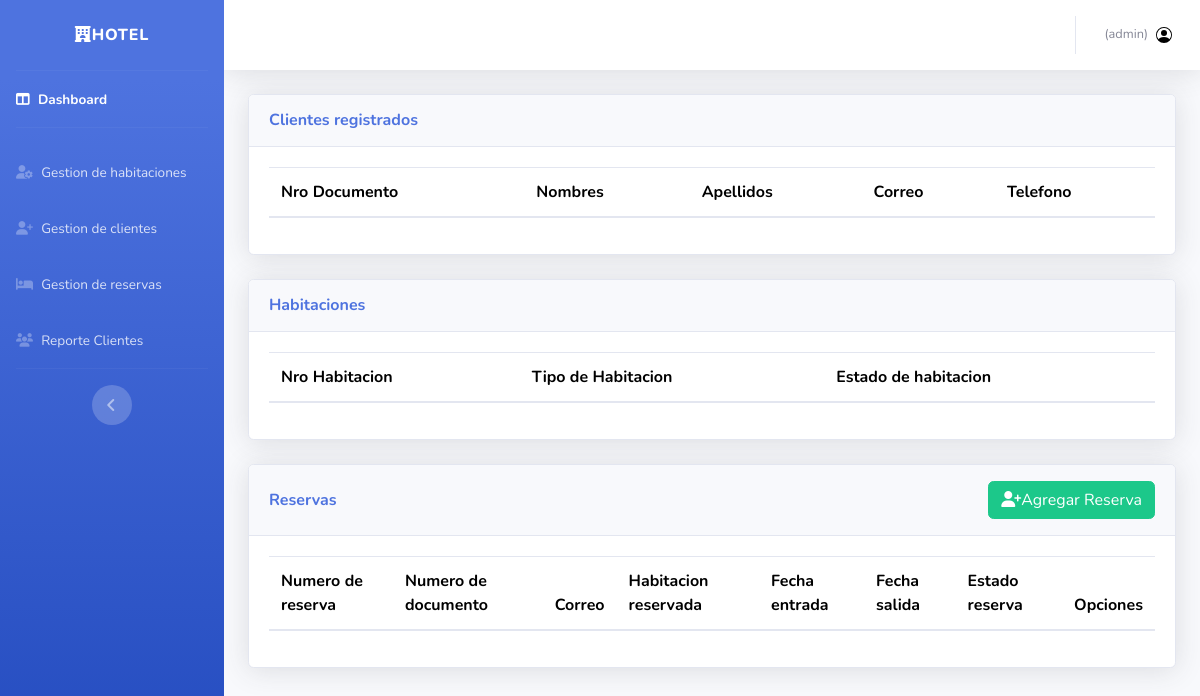
Before: /Hotel/reserva/ (signed in) with the older database file.
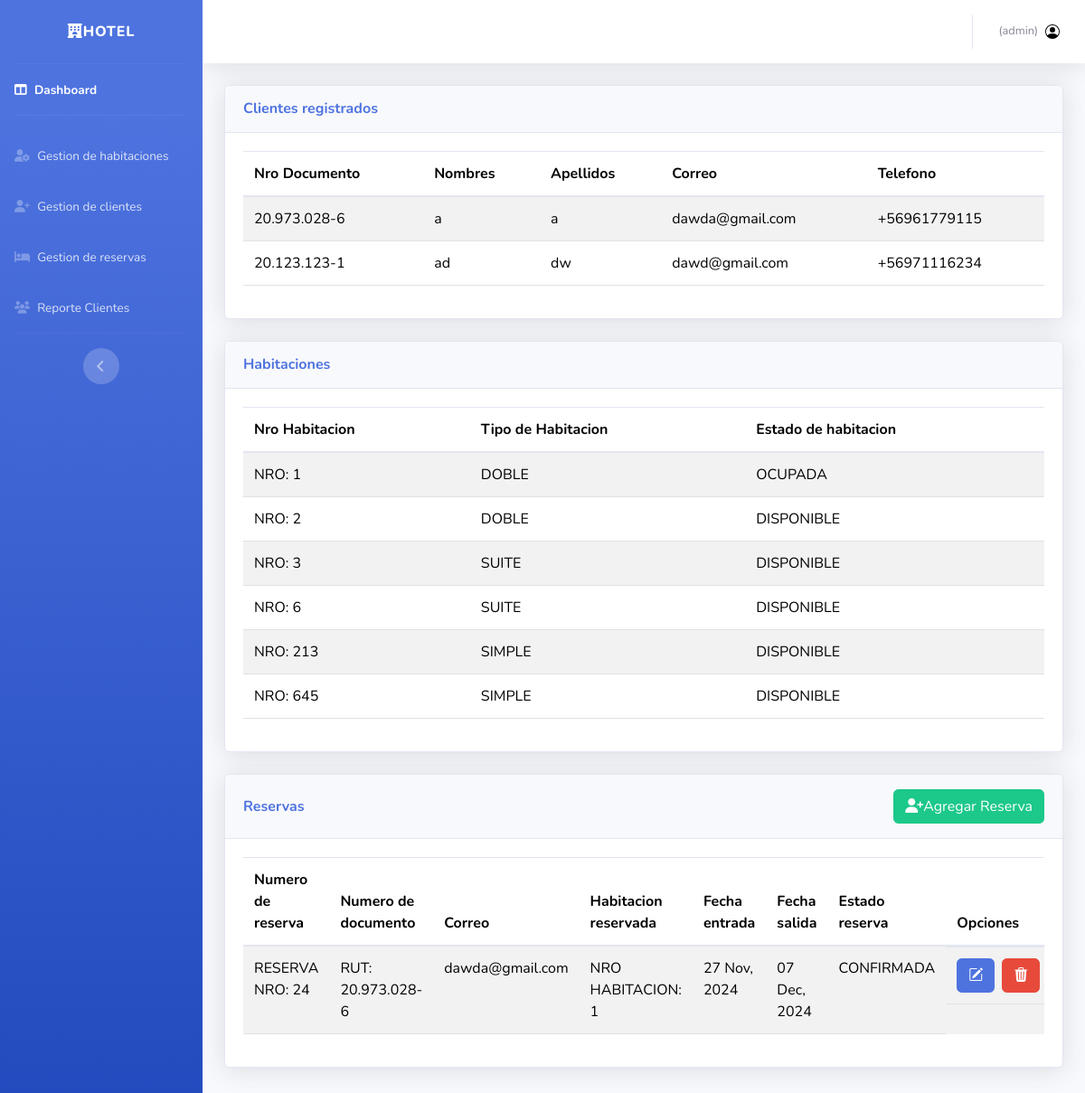
After: the same page with the newer database file.
### Hotel/models.py (models this page shows, shortened)
class TipoUsuario(AbstractUser):
    TIPO_USUARIO = [
        ('ADMINISTRADOR', 'Administrador de Hotel'),
        ('ENCARGADO', 'Encargado de Hotel'),
        ('AUXILIAR', 'Auxiliar de Aseo'),
    ]
    name= models.CharField(max_length=200)
    last_name= models.CharField(max_length=200)
    avatar = models.ImageField(null=True, blank=True,upload_to="techs")
    tipo_usuario = models.CharField(max_length=20, choices=TIPO_USUARIO, verbose_name="Tipo de Usuario")
    codigo_usuario = models.UUIDField(default=uuid.uuid4, unique=True, verbose_name="Código de Usuario")
    direccion = models.CharField(max_length=100, blank=True, null=True, verbose_name="Dirección")
    telefono = models.IntegerField(blank=True, null=True, verbose_name="Teléfono")
    created_at = models.DateTimeField(auto_now_add=True, verbose_name="Fecha de Creación")
    updated_at = models.DateTimeField(auto_now=True, verbose_name="Fecha de Última Actualización")

class Client(models.Model):
    TIPO_DOCUMENTO = [
        ('DNI', 'DNI'),
        ('PASAPORTE', 'Pasaporte'),
        ('RUT', 'RUT'),
    ]
    numero_documento = models.CharField(max_length=20, unique=True, primary_key=True, verbose_name="Número de Documento")
    tipo_documento = models.CharField(max_length=20, choices=TIPO_DOCUMENTO, verbose_name="Tipo de Documento")
    nombre = models.CharField(max_length=50, verbose_name="Nombre")
    apellido = models.CharField(max_length=50, verbose_name="Apellido")
    telefono = models.CharField(max_length=9,blank=True, null=True, verbose_name="Teléfono")
    correo = models.EmailField(unique=True, verbose_name="Correo Electrónico")
    created_at = models.DateTimeField(auto_now_add=True, verbose_name="Fecha de Creación")
    updated_at = models.DateTimeField(auto_now=True, verbose_name="Fecha de Última Actualización")
    encargado = models.ForeignKey(TipoUsuario,null=True,blank=True,on_delete=models.RESTRICT)

class Habitacion(models.Model):
    ESTADO_HABITACION = [
        ('DISPONIBLE', 'Disponible'),
        ('OCUPADA', 'Ocupada'),
        ('LIMPIEZA', 'Limpieza'),
    ]
    TIPO_HABITACION = [
        ('SIMPLE', 'Simple'),
        ('DOBLE', 'Doble'),
        ('SUITE', 'Suite'),
    ]
    numero_habitacion = models.PositiveIntegerField(primary_key=True, validators=[MinValueValidator(1)],unique=True,verbose_name="Número de Habitación")
    tipo_habitacion = models.CharField(max_length=50, choices=TIPO_HABITACION, verbose_name="Tipo de Habitación")
    estado_habitacion = models.CharField(max_length=20, choices=ESTADO_HABITACION, default='DISPONIBLE', verbose_name="Estado de la Habitación")
    precio_habitacion = models.PositiveIntegerField(validators=[MinValueValidator(1)],verbose_name="Precio")
    created_at = models.DateTimeField(auto_now_add=True, verbose_name="Fecha de Creación")
    updated_at = models.DateTimeField(auto_now=True, verbose_name="Fecha de Última Actualización")
    def __str__(self):
        return f"Habitación {self.numero_habitacion} - {self.tipo_habitacion}"

class Reserva(models.Model):
    ESTADO_RESERVA = [
        ('PENDIENTE', 'Pendiente'),
        ('CONFIRMADA', 'Confirmada'),
        ('CANCELADA', 'Cancelada'),
    ]
    codigo_reserva = models.AutoField(primary_key=True,unique=True)
    estado_reserva = models.CharField(max_length=20, choices=ESTADO_RESERVA, default='PENDIENTE', verbose_name="Estado de Reserva")
    FechaEntrada = models.DateField(null=True, blank=True)
    FechaSalida = models.DateField(null=True, blank=True)
    habitaciones = models.ForeignKey(Habitacion, on_delete=models.SET_NULL,verbose_name="Habitaciones",null=True,blank=True)
    cliente = models.ForeignKey(Client, on_delete=models.PROTECT, verbose_name="Cliente")
    usuario = models.ForeignKey(TipoUsuario, on_delete=models.PROTECT, verbose_name="Usuario")
    created_at = models.DateTimeField(auto_now_add=True, verbose_name="Fecha de Creación")
    updated_at = models.DateTimeField(auto_now=True, verbose_name="Fecha de Última Actualización")

### Hotel/views.py (the view)
# urls.py: path('reserva/',BookingView.as_view(),name='reserva'),
class BookingView(LoginRequiredMixin,ListView):
    model = Reserva
    template_name = 'Hotel/reserva.html'
    context_object_name = 'reservas'
    def get_context_data(self, **kwargs):
        context = super().get_context_data(**kwargs)
        context['rooms'] = Habitacion.objects.all()
        context['clients'] = Client.objects.all()
        context['form'] = ReservaForm()
        for reserva in context['reservas']:
            rut = ''.join([c for c in reserva.cliente.numero_documento if c.isdigit()])
            if len(rut) == 9:
                reserva.cliente.formatted_numero_documento = f'{rut[:2]}.{rut[2:5]}.{rut[5:8]}-{rut[8]}'
            else:
                reserva.cliente.formatted_numero_documento = reserva.cliente.numero_documento
        for cliente in context['clients']:
            rut = ''.join([c for c in cliente.numero_documento if c.isdigit()])  # Corrected line
            if len(rut) == 9:
                cliente.formatted_numero_documento = f'{rut[:2]}.{rut[2:5]}.{rut[5:8]}-{rut[8]}'
            else:
                cliente.formatted_numero_documento = cliente.numero_documento
        return context

### Hotel/context_processors.py (called while the page is built)
def user_info(request):
    if request.user.is_authenticated:
        user_profile = TipoUsuario.objects.filter(username=request.user.username).first()
        return {
            'user_name': request.user.username,
            'user': user_profile
        }
    return {}

### Hotel/templates/Hotel/reserva.html (shortened to what this page needs)
{% extends 'Hotel/base.html' %}
{% load static %}
{% block extra_styles %}
<link href="{%  static 'css/adicional.css' %}" rel="stylesheet" type="text/css">
{% endblock %}
{% block content %}
<div class="container-fluid">
    <div class="content">
        <div class="card shadow mb-4">
            <div class="card-header py-3">
                <h6 class="m-0 font-weight-bold text-primary">Clientes registrados</h6>
            </div>
            <div class="card-body">
                <div class="table-responsive">
                    <table id="ticket-table" class="table table-striped">
                        <thead>
                            <tr>
                                <th>Nro Documento</th>
                                <th>Nombres</th>
                                <th>Apellidos</th>
                                <th>Correo</th>
                                <th>Telefono</th>
                            </tr>
                        </thead>
                        <tbody>
                            {%for c in clients%}
                            <tr>
                                <td>{{c.formatted_numero_documento}}</td>
                                <td>{{c.nombre}}</td>
                                <td>{{c.apellido}}</td>
                                <td>{{c.correo}}</td>
                                <td>+56{{c.telefono}}</td>
                            </tr>
                            {%endfor%}
                        </tbody>
                    </table>
                </div>
            </div>
        </div>
        <div class="card shadow mb-4">
            <div class="card-header py-3">
                <h6 class="m-0 font-weight-bold text-primary">Habitaciones</h6>
            </div>
            <div class="card-body">
                <div class="table-responsive">
                    <table id="habitaciones-table" class="table table-striped">
                        <thead>
                            <tr>
                                <th>Nro Habitacion</th>
                                <th>Tipo de Habitacion</th>
                                <th>Estado de habitacion</th>
                            </tr>
                        </thead>
                        <tbody>
                            {%for hab in rooms%}
                            <tr>
                                <td>NRO: {{hab.numero_habitacion}}</td>
                                <td>{{hab.tipo_habitacion}}</td>
                                <td>{{hab.estado_habitacion}}</td>
                            </tr>
                            {%endfor%}
                        </tbody>
                    </table>
                </div>
            </div>
        </div>
        <div class="card shadow mb-4">
            <div class="card-header py-3 d-flex justify-content-between align-items-center">
                <h6 class="m-0 font-weight-bold text-primary">Reservas</h6>
                <a class="btn btn-success botones " data-bs-toggle="modal" data-bs-target="#staticBackdrop"><i class="fa-solid fa-user-plus"></i>Agregar Reserva</a>
            </div>
            <div class="card-body">
                <div class="table-responsive">
                    <table id="ticket-table-rev" class="table table-striped">
                        <thead>
                            <tr>
                                <th>Numero de reserva</th>
                                <th>Numero de documento</th>
                                <th>Correo</th>
                                <th>Habitacion reservada</th>
                                <th>Fecha entrada</th>
                                <th>Fecha salida</th>
                                <th>Estado reserva</th>
                                <th>Opciones</th>
                            </tr>
                        </thead>
                        <tbody>
                            {% for rev in reservas %}
                            <tr>
                                <td>
                                    RESERVA NRO: {{rev.codigo_reserva}}
                                </td>
                                <td>
                                    RUT: {{rev.cliente.formatted_numero_documento }}
                                </td>
                                <td>
                                    {{rev.cliente.correo}}
                                </td>
                                <td>
                                    NRO HABITACION: {{rev.habitaciones.numero_habitacion}}
                                </td>
                                <td>
                                    {{rev.FechaEntrada|date:"d M, Y"}}
                                </td>
                                <td>
                                    {{rev.FechaSalida|date:"d M, Y" }}
                                </td>
                                <td>
                                    {{rev.estado_reserva}}
                                </td>
                                <td class="d-flex gap-2">
                                    <a href="{% url 'update_reserva' rev.codigo_reserva %}" class="btn btn-primary"> <i class="bi bi-pencil-square"title="Editar habitacion"></i></a>
                                    <form method="post" action="{% url 'delete_reserva' rev.codigo_reserva %}" id="delete-form" >
                                        <button type="submit" class="btn btn-danger me-2 sm delete-btn">
                                            <i class="bi bi-trash3-fill" title="Cancelar reserva"></i>
                                        </button>
                                    </form>
                                </td>
                            </tr>
                            {% endfor %}
                        </tbody>
                    </table>
                </div>
            </div>
        </div>
    </div>
</div>
</div>
</div>
</div>
{% endblock %}

### Hotel/templates/Hotel/base.html (shortened to what this page needs)
<!DOCTYPE html>
<html lang="en">
<head>
    {% load static %}
    <link href="{% static 'fontawesome-free/css/all.min.css' %}" rel="stylesheet" type="text/css">
    <link href="https://cdn.jsdelivr.net/npm/bootstrap@5.3.3/dist/css/bootstrap.min.css" rel="stylesheet"
>
    <link rel="stylesheet" href="https://cdn.datatables.net/1.13.6/css/jquery.dataTables.min.css">
    <link href="https://cdn.jsdelivr.net/npm/sweetalert2@11.14.3/dist/sweetalert2.min.css" rel="stylesheet">
    <link rel="stylesheet" href="https://cdn.jsdelivr.net/npm/bootstrap-icons@1.11.3/font/bootstrap-icons.min.css">
    <link href="{% static 'css/sb-admin-2.min.css' %}" rel="stylesheet">
    {% block extra_styles %}
    {% endblock %}
</head>
<body id="page-top">
    <div id="wrapper">
        <ul class="navbar-nav bg-gradient-primary sidebar sidebar-dark accordion" id="accordionSidebar">
            <a class="sidebar-brand d-flex align-items-center justify-content-center" href="{% url 'home' %}">
                <div class="sidebar-brand-text mx-3"><i class="fa-solid fa-hotel"></i>Hotel</div>
            </a>
            <hr class="sidebar-divider my-0">
            <li class="nav-item active">
                <a class="nav-link" href="{% url 'home' %}">
                    <i class="fa-solid fa-table-columns"></i>
                    <span>Dashboard</span></a>
            </li>
            <hr class="sidebar-divider">
            <li class="nav-item ">
                <a class="nav-link collapsed" href="{% url 'gestion_hab' %}" >
                    <i class="fa-solid fa-user-gear"></i>
                    <span>Gestion de habitaciones</span>
                </a>
            </li>
            {% if user.tipo_usuario == 'ADMINISTRADOR' or user.tipo_usuario == 'ENCARGADO' or user.is_superuser %}
            <li class="nav-item ">
                <a class="nav-link collapsed" href="{% url 'gestion_cli' %}" >
                    <i class="fa-solid fa-user-plus"></i>
                    <span>Gestion de clientes</span>
                </a>
            </li>
            <li class="nav-item ">
                <a class="nav-link collapsed" href="{% url 'reserva' %}" >
                    <i class="fa-solid fa-bed"></i>
                    <span>Gestion de reservas</span>
                </a>
            </li>
            <li class="nav-item">
                <a class="nav-link" href="{% url 'clientes' %}">
                    <i class="fa-solid fa-users"></i>
                    <span>Reporte Clientes</span></a>
            </li>
            {%endif%}
            <hr class="sidebar-divider d-none d-md-block">
        <div class="text-center d-none d-md-inline">
            <button class="rounded-circle border-0" id="sidebarToggle"></button>
        </div>
        </ul>
        <div id="content-wrapper" class="d-flex flex-column">
            <div id="content">
                <nav class="navbar navbar-expand navbar-light bg-white topbar mb-4 static-top shadow">
                    <ul class="navbar-nav ml-auto">
                        <li class="nav-item dropdown no-arrow">
                            <a class="nav-link dropdown-toggle" href="#" id="userDropdown" role="button"
                                data-toggle="dropdown" aria-haspopup="true" aria-expanded="false">
                                {% if user.is_superuser %}
                                <span id="username" class="mr-2 d-none d-lg-inline text-gray-600 small">{{user.name}} {{user.last_name}} ({{user.username}})</span>
                                {%else%}
                                <span id="username" class="mr-2 d-none d-lg-inline text-gray-600 small">{{user.name}} {{user.last_name}} ({{user.tipo_usuario}})</span>
                                {%endif%}
                                <img src="{% static 'img/person-circle.svg' %}" alt="Logo">
                            </a>
                        </li>
                    </ul>
                </nav>
                    {% block content %}
                    {% endblock %}
</body>
</html>

Changed rows visible on the page:
added Client: formatted_numero_documento "20.973.028-6", nombre "a", apellido "a", correo "dawda@gmail.com", telefono "961779115"
added Client: formatted_numero_documento "20.123.123-1", nombre "ad", apellido "dw", correo "dawd@gmail.com", telefono "971116234"
added Habitacion: numero_habitacion "1", tipo_habitacion "DOBLE", estado_habitacion "OCUPADA"
added Habitacion: numero_habitacion "2", tipo_habitacion "DOBLE", estado_habitacion "DISPONIBLE"
added Habitacion: numero_habitacion "3", tipo_habitacion "SUITE", estado_habitacion "DISPONIBLE"
added Habitacion: numero_habitacion "6", tipo_habitacion "SUITE", estado_habitacion "DISPONIBLE"
added Habitacion: numero_habitacion "213", tipo_habitacion "SIMPLE", estado_habitacion "DISPONIBLE"
added Habitacion: numero_habitacion "645", tipo_habitacion "SIMPLE", estado_habitacion "DISPONIBLE"
added Reserva: codigo_reserva "24", cliente.formatted_numero_documento "20.973.028-6", cliente.correo "dawda@gmail.com", habitaciones.numero_habitacion "1", FechaEntrada "27 Nov, 2024", FechaSalida "07 Dec, 2024", estado_reserva "CONFIRMADA"
